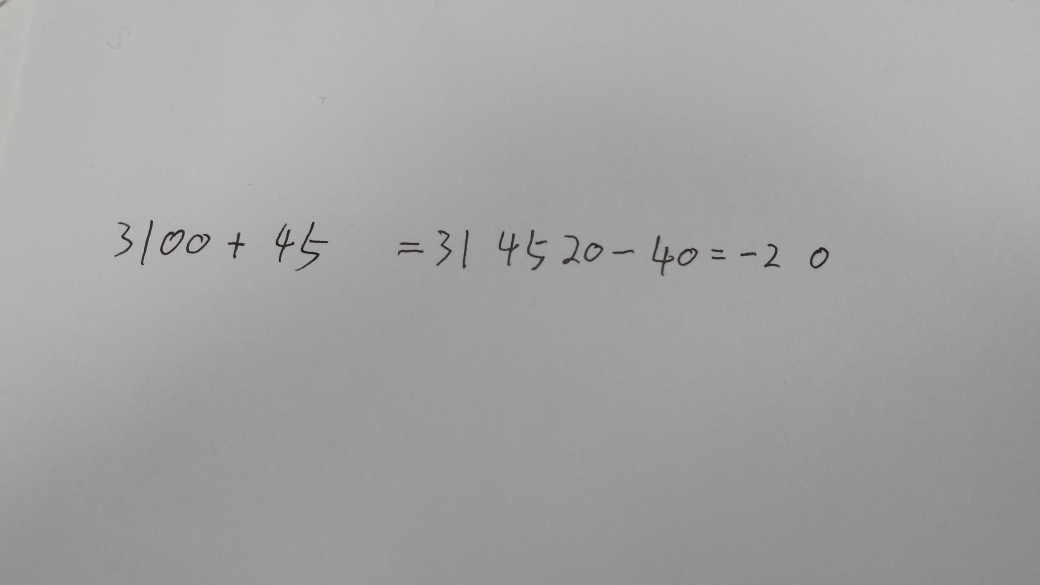
#> input picture images/12.jpg, 4160 x 2340 px, found by its file name (shown at 1/4 size)
$ python object_location.py   (Python 2 division)
#> lines starting #> are read from the running program, lines starting #| are printed output that depends on the picture; after the words box and inside, x2 and y2 are one past the last pixel; in counts of white or black regions, pixels touching at a corner belong together
# coding: utf-8

# import tflearn
import selectivesearch
import cv2
import matplotlib.patches as patches
import matplotlib.pyplot as plt
import numpy as np
import os
import sys


# [52 lines left out: functions if_intersection, get_IOU, not called in this run]


def selective_search(img1, min_size=100):
    """

    :param img1:
    :param min_size:
    :return:
    """
    # 去除大片的空白区域
    # img1 = img1[np.sum(np.sum(img1, axis=1), axis=1) != 0,:,:]

    w, h, _ = img1.shape
    img_lbl, regions = selectivesearch.selective_search(
        img1, scale=400, sigma=0.8, min_size=min_size)
    # print 'region number', len(regions)
    print regions

    sort_key = lambda item: -item['rect'][2] * item['rect'][3]
    regions = sorted(regions, key=sort_key)

    candidates = []
    for i in xrange(len(regions) - 1):
        correct = regions[i]['rect']
        if regions[i]['rect'] in candidates:
            print candidates
            continue
        if abs(regions[i]['rect'][2] - w) < 100:
            continue
        if regions[i]['rect'][2] * regions[i]['rect'][3] < min_size:
            continue
        for j in xrange(i + 1, len(regions)):
            if regions[j]['rect'] in candidates:
                continue
            if abs(regions[j]['rect'][2] - w) < 100:
                continue
            if regions[j]['rect'][2] * regions[i]['rect'][3] < min_size:
                continue
            IOU, square0, square1 = get_IOU(regions[i]['rect'], regions[j]['rect'])

            if IOU > 0:
                if square1 < square0:
                    correct = regions[j]['rect']
        candidates.append(correct)

    # draw
    plt.figure(8)
    plt.imshow(img1)
    cu = plt.gca()
    for i in xrange(len(candidates)):
        # print len(candidates)
        # print candidates
        # if regions[i]['rect'][2] - regions[i]['rect'][0] > 200 or \
        #         regions[i]['rect'][3] - regions[i]['rect'][1] > 200:
        #     continue
        cu.add_patch(
            patches.Rectangle(
                (candidates[i][0], candidates[i][1]),
                candidates[i][2], candidates[i][3],
                linewidth=1, edgecolor='r', facecolor='none'))
    plt.show()


def read_img(file_name):
    """
    read a image from local file system
    :param file_name:
    :return:
    """
#> called with file_name = 'images/12.jpg'
    img = cv2.imread(file_name)
#> img is the input picture: shape (2340, 4160, 3); mean B, G, R 162.6, 162.8, 163.1
    h = img.shape[0]
#> h = 2340
    w = img.shape[1]
#> w = 4160
    if h > 1000 and w > 1000:
        w = w / 10
#> w = 416
        h = h / 10
#> h = 234
        img = cv2.resize(img, (w, h))
#> img: shape (234, 416, 3)
    ret, img1 = cv2.threshold(img, 100, 255, cv2.THRESH_BINARY_INV)
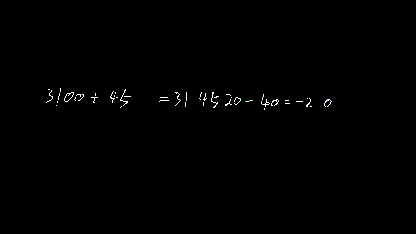
#> img1: shape (234, 416, 3); mean B, G, R 1.1, 1.1, 1
    return img1


def run(file_name):
    img = read_img(file_name)
    selective_search(img, 100)
#> (the call stopped at in selective_search, `img_lbl, regions = selectivesearch.selective_search( img1, scale=400, ..`: selectivesearch is not available in this run)


if __name__ == '__main__':
    # run('images/11.png')
    run('images/12.jpg')
    run('images/24.jpg')
#> call 2 of read_img, with file_name = 'images/24.jpg'
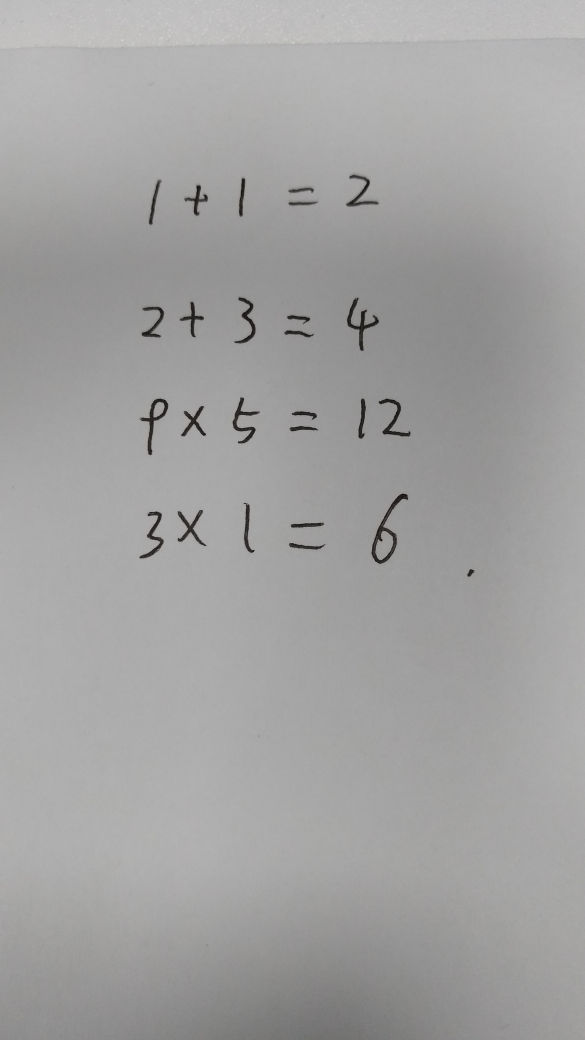
#> input picture images/24.jpg, 2340 x 4160 px, found by its file name (shown at 1/4 size)
#> in read_img, img is the input picture: shape (4160, 2340, 3); mean B, G, R 161.4, 161.6, 162
#> in read_img (call 2), `ret, img1 = cv2.threshold(img, 100, 255, cv2.THRESH_BINARY_INV)`:
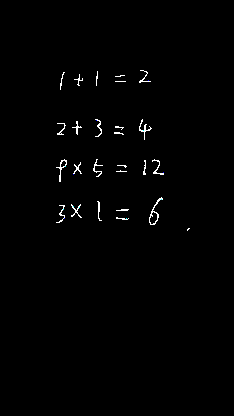
#> img1: shape (416, 234, 3); mean B, G, R 2.1, 2.1, 2.1
#> (the call stopped at in selective_search, `img_lbl, regions = selectivesearch.selective_search( img1, scale=400, ..`: selectivesearch is not available in this run)
    run('images/14.jpg')
#> call 3 of read_img, with file_name = 'images/14.jpg'
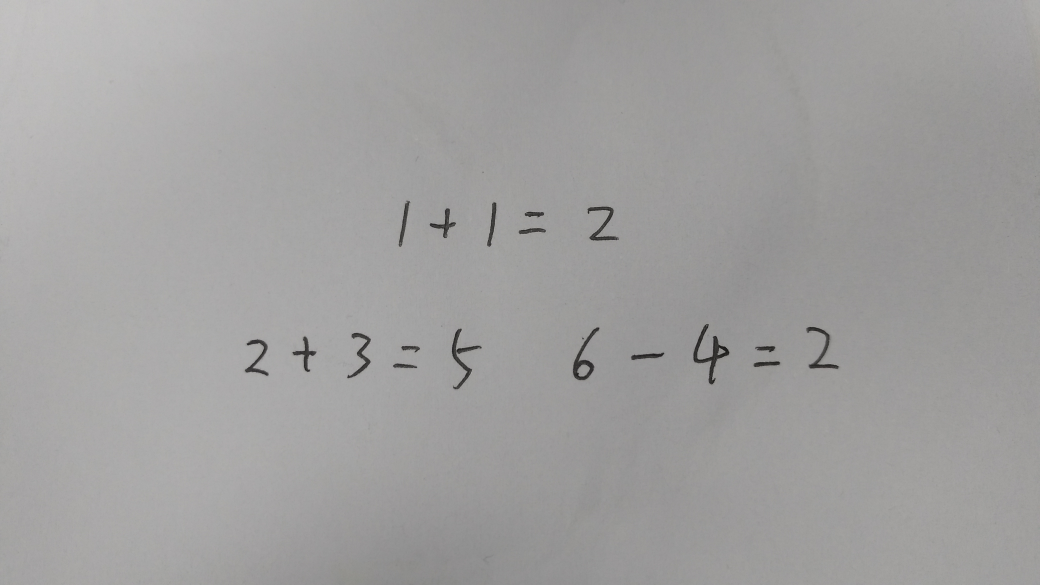
#> input picture images/14.jpg, 4160 x 2340 px, found by its file name (shown at 1/4 size)
#> in read_img, img is the input picture: shape (2340, 4160, 3); mean B, G, R 159, 159.4, 160.4
#> in read_img (call 3), `img = cv2.resize(img, (w, h))`:
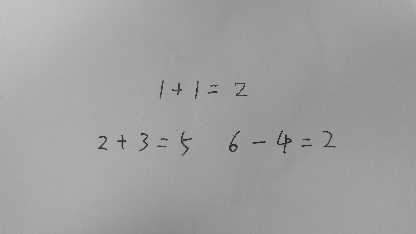
#> img: shape (234, 416, 3); mean B, G, R 159.1, 159.6, 160.6
#> (the call stopped at in selective_search, `img_lbl, regions = selectivesearch.selective_search( img1, scale=400, ..`: selectivesearch is not available in this run)
    run('images/13.png')
#> call 4 of read_img, with file_name = 'images/13.png'
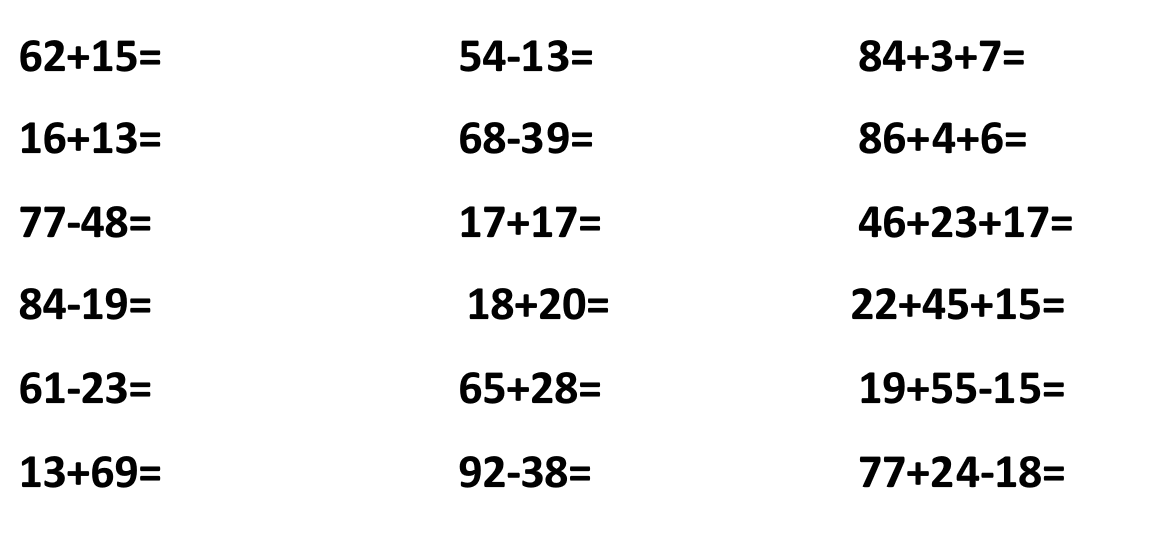
#> input picture images/13.png, 1160 x 536 px, found by its file name
#> in read_img, img is the input picture: shape (536, 1160, 3); min 1, max 255, mean 240.7
#> in read_img (call 4), `ret, img1 = cv2.threshold(img, 100, 255, cv2.THRESH_BINARY_INV)`:
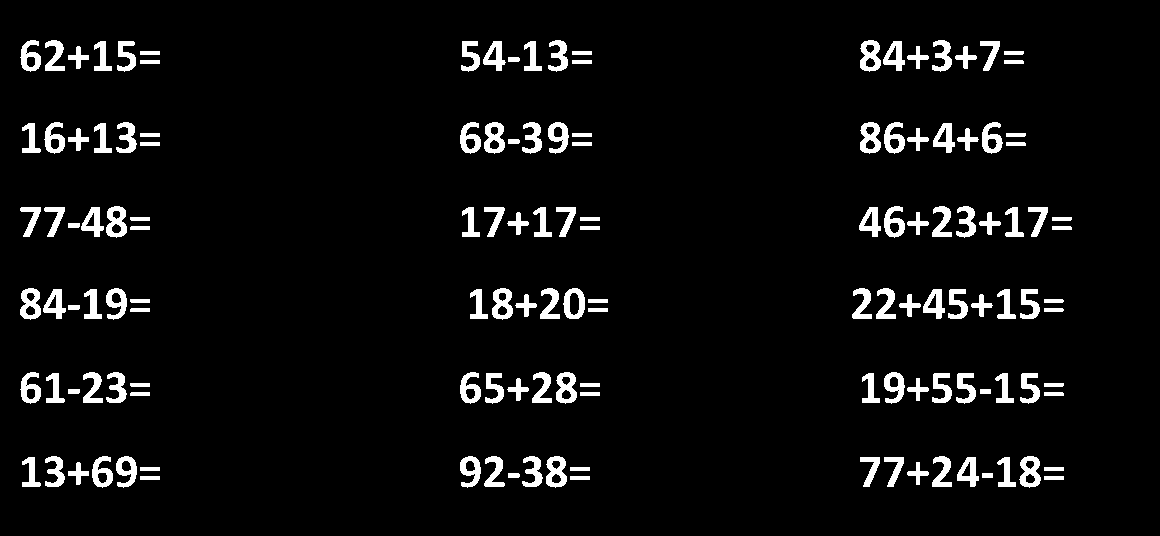
#> img1: shape (536, 1160, 3); 5.4% white; 140 white regions, largest, box (x1, y1, x2, y2) and area: (1019, 456, 1041, 488) 424, (106, 206, 127, 238) 423, (860, 40, 881, 72) 422
#> (the call stopped at in selective_search, `img_lbl, regions = selectivesearch.selective_search( img1, scale=400, ..`: selectivesearch is not available in this run)
